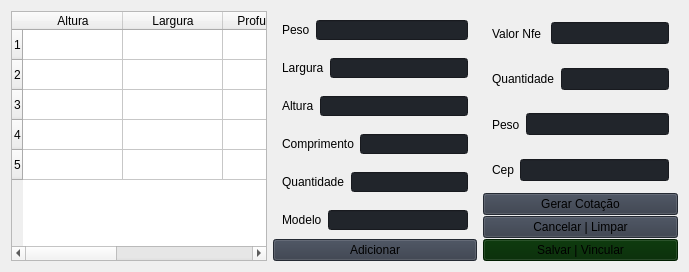
                        <widget class="QFrame" name="gridFrame">
                         <property name="maximumSize">
                          <size>
                           <width>16777215</width>
                           <height>231</height>
                          </size>
                         </property>
                         <layout class="QHBoxLayout" name="horizontalLayout_17">
                          <item>
                           <widget class="QTableWidget" name="tableWidget_2">
                            <property name="enabled">
                             <bool>true</bool>
                            </property>
                            <row>
                             <property name="text">
                              <string>1</string>
                             </property>
                            </row>
                            <row>
                             <property name="text">
                              <string>2</string>
                             </property>
                            </row>
                            <row>
                             <property name="text">
                              <string>3</string>
                             </property>
                            </row>
                            <row>
                             <property name="text">
                              <string>4</string>
                             </property>
                            </row>
                            <row>
                             <property name="text">
                              <string>5</string>
                             </property>
                            </row>
                            <column>
                             <property name="text">
                              <string notr="true">Altura</string>
                             </property>
                             <property name="whatsThis">
                              <string notr="true"/>
                             </property>
                            </column>
                            <column>
                             <property name="text">
                              <string>Largura</string>
                             </property>
                            </column>
                            <column>
                             <property name="text">
                              <string>Profundidade</string>
                             </property>
                            </column>
                            <column>
                             <property name="text">
                              <string>Peso</string>
                             </property>
                            </column>
                            <column>
                             <property name="text">
                              <string>Volumes</string>
                             </property>
                            </column>
                           </widget>
                          </item>
                          <item>
                           <layout class="QGridLayout" name="gridLayout_9">
                            <property name="leftMargin">
                             <number>0</number>
                            </property>
                            <property name="topMargin">
                             <number>0</number>
                            </property>
                            <property name="rightMargin">
                             <number>0</number>
                            </property>
                            <property name="bottomMargin">
                             <number>0</number>
                            </property>
                            <property name="spacing">
                             <number>0</number>
                            </property>
                            <item row="6" column="0">
                             <widget class="QFrame" name="verticalFrame">
                              <layout class="QHBoxLayout" name="horizontalLayout_18">
                               <item>
                                <widget class="QLabel" name="label_33">
                                 <property name="text">
                                  <string>Modelo</string>
                                 </property>
                                </widget>
                               </item>
                               <item>
                                <widget class="QLineEdit" name="lineEdit_39">
                                 <property name="minimumSize">
                                  <size>
                                   <width>0</width>
                                   <height>20</height>
                                  </size>
                                 </property>
                                 <property name="font">
                                  <font>
                                   <pointsize>10</pointsize>
                                   <italic>false</italic>
                                   <bold>false</bold>
                                  </font>
                                 </property>
                                 <property name="styleSheet">
                                  <string notr="true">background-color: rgb(33, 37, 43);</string>
                                 </property>
                                </widget>
                               </item>
                              </layout>
                             </widget>
                            </item>
                            <item row="1" column="0">
                             <widget class="QFrame" name="verticalFrame">
                              <layout class="QHBoxLayout" name="horizontalLayout_25">
                               <item>
                                <widget class="QLabel" name="label_14">
                                 <property name="text">
                                  <string>Largura</string>
                                 </property>
                                </widget>
                               </item>
                               <item>
                                <widget class="QLineEdit" name="lineEdit_16">
                                 <property name="enabled">
                                  <bool>true</bool>
                                 </property>
                                 <property name="minimumSize">
                                  <size>
                                   <width>0</width>
                                   <height>20</height>
                                  </size>
                                 </property>
                                 <property name="styleSheet">
                                  <string notr="true">background-color: rgb(33, 37, 43);</string>
                                 </property>
                                </widget>
                               </item>
                              </layout>
                             </widget>
                            </item>
                            <item row="3" column="0">
                             <widget class="QFrame" name="verticalFrame_3">
                              <layout class="QHBoxLayout" name="horizontalLayout_27">
                               <item>
                                <widget class="QLabel" name="label_16">
                                 <property name="text">
                                  <string>Comprimento</string>
                                 </property>
                                </widget>
                               </item>
                               <item>
                                <widget class="QLineEdit" name="lineEdit_18">
                                 <property name="enabled">
                                  <bool>true</bool>
                                 </property>
                                 <property name="minimumSize">
                                  <size>
                                   <width>0</width>
                                   <height>20</height>
                                  </size>
                                 </property>
                                 <property name="styleSheet">
                                  <string notr="true">background-color: rgb(33, 37, 43);</string>
                                 </property>
                                </widget>
                               </item>
                              </layout>
                             </widget>
                            </item>
                            <item row="7" column="0">
                             <widget class="QPushButton" name="pushButton_2">
                              <property name="minimumSize">
                               <size>
                                <width>0</width>
                                <height>22</height>
                               </size>
                              </property>
                              <property name="styleSheet">
                               <string notr="true">background-color: rgb(52, 59, 72);</string>
                              </property>
                              <property name="text">
                               <string>Adicionar</string>
                              </property>
                             </widget>
                            </item>
                            <item row="4" column="0">
                             <widget class="QFrame" name="verticalFrame_4">
                              <layout class="QHBoxLayout" name="horizontalLayout_28">
                               <item>
                                <widget class="QLabel" name="label_17">
                                 <property name="text">
                                  <string>Quantidade</string>
                                 </property>
                                </widget>
                               </item>
                               <item>
                                <widget class="QLineEdit" name="lineEdit_12">
                                 <property name="minimumSize">
                                  <size>
                                   <width>0</width>
                                   <height>20</height>
                                  </size>
                                 </property>
                                 <property name="styleSheet">
                                  <string notr="true">background-color: rgb(33, 37, 43);</string>
                                 </property>
                                </widget>
                               </item>
                              </layout>
                             </widget>
                            </item>
                            <item row="2" column="0">
                             <widget class="QFrame" name="verticalFrame_2">
                              <layout class="QHBoxLayout" name="horizontalLayout_26">
                               <item>
                                <widget class="QLabel" name="label_15">
                                 <property name="text">
                                  <string>Altura</string>
                                 </property>
                                </widget>
                               </item>
                               <item>
                                <widget class="QLineEdit" name="lineEdit_17">
                                 <property name="enabled">
                                  <bool>true</bool>
                                 </property>
                                 <property name="minimumSize">
                                  <size>
                                   <width>0</width>
                                   <height>20</height>
                                  </size>
                                 </property>
                                 <property name="styleSheet">
                                  <string notr="true">background-color: rgb(33, 37, 43);</string>
                                 </property>
                                </widget>
                               </item>
                              </layout>
                             </widget>
                            </item>
                            <item row="0" column="0">
                             <widget class="QFrame" name="horizontalFrame">
                              <layout class="QHBoxLayout" name="horizontalLayout_36">
                               <item>
                                <widget class="QLabel" name="label_42">
                                 <property name="text">
                                  <string>Peso</string>
                                 </property>
                                </widget>
                               </item>
                               <item>
                                <widget class="QLineEdit" name="lineEdit_44">
                                 <property name="minimumSize">
                                  <size>
                                   <width>0</width>
                                   <height>20</height>
                                  </size>
                                 </property>
                                 <property name="styleSheet">
                                  <string notr="true">background-color: rgb(33, 37, 43);</string>
                                 </property>
                                </widget>
                               </item>
                              </layout>
                             </widget>
                            </item>
                           </layout>
                          </item>
                          <item>
                           <layout class="QVBoxLayout" name="verticalLayout_19">
                            <property name="spacing">
                             <number>1</number>
                            </property>
                            <item>
                             <widget class="QFrame" name="horizontalFrame">
                              <layout class="QHBoxLayout" name="horizontalLayout_23">
                               <item>
                                <widget class="QLabel" name="label_18">
                                 <property name="text">
                                  <string>Valor Nfe </string>
                                 </property>
                                </widget>
                               </item>
                               <item>
                                <widget class="QLineEdit" name="gerar_cotacao_valor_nfe">
                                 <property name="minimumSize">
                                  <size>
                                   <width>0</width>
                                   <height>20</height>
                                  </size>
                                 </property>
                                 <property name="styleSheet">
                                  <string notr="true">background-color: rgb(33, 37, 43);</string>
                                 </property>
                                </widget>
                               </item>
                              </layout>
                             </widget>
                            </item>
                            <item>
                             <widget class="QFrame" name="horizontalFrame_2">
                              <layout class="QHBoxLayout" name="horizontalLayout_29">
                               <item>
                                <widget class="QLabel" name="label_13">
                                 <property name="text">
                                  <string>Quantidade</string>
                                 </property>
                                </widget>
                               </item>
                               <item>
                                <widget class="QLineEdit" name="gerar_cotacao_quantidade">
                                 <property name="minimumSize">
                                  <size>
                                   <width>0</width>
                                   <height>20</height>
                                  </size>
                                 </property>
                                 <property name="styleSheet">
                                  <string notr="true">background-color: rgb(33, 37, 43);</string>
                                 </property>
                                </widget>
                               </item>
                              </layout>
                             </widget>
                            </item>
                            <item>
                             <widget class="QFrame" name="horizontalFrame_3">
                              <layout class="QHBoxLayout" name="horizontalLayout_31">
                               <item>
                                <widget class="QLabel" name="label_12">
                                 <property name="text">
                                  <string>Peso</string>
                                 </property>
                                </widget>
                               </item>
                               <item>
                                <widget class="QLineEdit" name="gerar_cotacao_peso">
                                 <property name="minimumSize">
                                  <size>
                                   <width>0</width>
                                   <height>20</height>
                                  </size>
                                 </property>
                                 <property name="styleSheet">
                                  <string notr="true">background-color: rgb(33, 37, 43);</string>
                                 </property>
                                </widget>
                               </item>
                              </layout>
                             </widget>
                            </item>
                            <item>
                             <widget class="QFrame" name="horizontalFrame_4">
                              <layout class="QHBoxLayout" name="horizontalLayout_32">
                               <item>
                                <widget class="QLabel" name="label_11">
                                 <property name="text">
                                  <string>Cep</string>
                                 </property>
                                </widget>
                               </item>
                               <item>
                                <widget class="QLineEdit" name="gerar_cotacao_cep">
                                 <property name="minimumSize">
                                  <size>
                                   <width>0</width>
                                   <height>20</height>
                                  </size>
                                 </property>
                                 <property name="styleSheet">
                                  <string notr="true">background-color: rgb(33, 37, 43);</string>
                                 </property>
                                </widget>
                               </item>
                              </layout>
                             </widget>
                            </item>
                            <item>
                             <widget class="QPushButton" name="gerar_cotacao_btn">
                              <property name="styleSheet">
                               <string notr="true">background-color: rgb(52, 59, 72);</string>
                              </property>
                              <property name="text">
                               <string>Gerar Cotação</string>
                              </property>
                             </widget>
                            </item>
                            <item>
                             <widget class="QPushButton" name="pushButton_4">
                              <property name="styleSheet">
                               <string notr="true">background-color: rgb(52, 59, 72);</string>
                              </property>
                              <property name="text">
                               <string>Cancelar | Limpar</string>
                              </property>
                             </widget>
                            </item>
                            <item>
                             <widget class="QPushButton" name="pushButton_3">
                              <property name="styleSheet">
                               <string notr="true">background-color: rgb(0, 40, 0);</string>
                              </property>
                              <property name="text">
                               <string>Salvar | Vincular</string>
                              </property>
                             </widget>
                            </item>
                           </layout>
                          </item>
                         </layout>
                        </widget>
